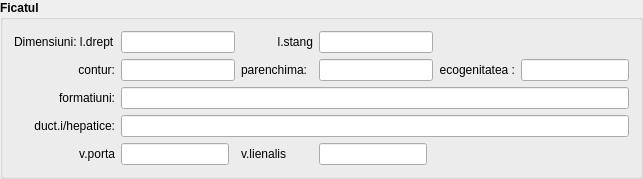
                <widget class="QGroupBox" name="groupBox">
                 <property name="sizePolicy">
                  <sizepolicy hsizetype="Preferred" vsizetype="Fixed">
                   <horstretch>0</horstretch>
                   <verstretch>0</verstretch>
                  </sizepolicy>
                 </property>
                 <property name="font">
                  <font>
                   <family>Segoe UI</family>
                   <bold>true</bold>
                  </font>
                 </property>
                 <property name="title">
                  <string>Ficatul</string>
                 </property>
                 <layout class="QGridLayout" name="gridLayout_3">
                  <item row="2" column="0">
                   <widget class="QLabel" name="label_9">
                    <property name="font">
                     <font>
                      <family>Segoe UI</family>
                      <bold>false</bold>
                     </font>
                    </property>
                    <property name="text">
                     <string>formatiuni:</string>
                    </property>
                    <property name="alignment">
                     <set>Qt::AlignRight|Qt::AlignTrailing|Qt::AlignVCenter</set>
                    </property>
                   </widget>
                  </item>
                  <item row="0" column="5" colspan="2">
                   <widget class="QLineEdit" name="liver_left">
                    <property name="font">
                     <font>
                      <family>Segoe UI</family>
                      <bold>false</bold>
                     </font>
                    </property>
                   </widget>
                  </item>
                  <item row="4" column="1">
                   <widget class="QLineEdit" name="liver_porta">
                    <property name="font">
                     <font>
                      <family>Segoe UI</family>
                      <bold>false</bold>
                     </font>
                    </property>
                   </widget>
                  </item>
                  <item row="1" column="0">
                   <widget class="QLabel" name="label_6">
                    <property name="font">
                     <font>
                      <family>Segoe UI</family>
                      <bold>false</bold>
                     </font>
                    </property>
                    <property name="text">
                     <string>contur:</string>
                    </property>
                    <property name="alignment">
                     <set>Qt::AlignRight|Qt::AlignTrailing|Qt::AlignVCenter</set>
                    </property>
                   </widget>
                  </item>
                  <item row="0" column="7" colspan="2">
                   <spacer name="horizontalSpacer_4">
                    <property name="orientation">
                     <enum>Qt::Horizontal</enum>
                    </property>
                    <property name="sizeHint" stdset="0">
                     <size>
                      <width>40</width>
                      <height>20</height>
                     </size>
                    </property>
                   </spacer>
                  </item>
                  <item row="1" column="5" colspan="2">
                   <widget class="QLineEdit" name="liver_parenchyma">
                    <property name="font">
                     <font>
                      <family>Segoe UI</family>
                      <bold>false</bold>
                     </font>
                    </property>
                   </widget>
                  </item>
                  <item row="0" column="3" colspan="2">
                   <widget class="QLabel" name="label_5">
                    <property name="font">
                     <font>
                      <family>Segoe UI</family>
                      <bold>false</bold>
                     </font>
                    </property>
                    <property name="text">
                     <string>l.stang</string>
                    </property>
                    <property name="alignment">
                     <set>Qt::AlignRight|Qt::AlignTrailing|Qt::AlignVCenter</set>
                    </property>
                   </widget>
                  </item>
                  <item row="4" column="3">
                   <widget class="QLabel" name="label_11">
                    <property name="font">
                     <font>
                      <family>Segoe UI</family>
                      <bold>false</bold>
                     </font>
                    </property>
                    <property name="text">
                     <string>v.lienalis</string>
                    </property>
                   </widget>
                  </item>
                  <item row="1" column="3">
                   <widget class="QLabel" name="label_7">
                    <property name="font">
                     <font>
                      <family>Segoe UI</family>
                      <bold>false</bold>
                     </font>
                    </property>
                    <property name="text">
                     <string>parenchima:</string>
                    </property>
                    <property name="alignment">
                     <set>Qt::AlignRight|Qt::AlignTrailing|Qt::AlignVCenter</set>
                    </property>
                   </widget>
                  </item>
                  <item row="3" column="0">
                   <widget class="QLabel" name="label_12">
                    <property name="font">
                     <font>
                      <family>Segoe UI</family>
                      <bold>false</bold>
                     </font>
                    </property>
                    <property name="text">
                     <string>duct.i/hepatice:</string>
                    </property>
                    <property name="alignment">
                     <set>Qt::AlignRight|Qt::AlignTrailing|Qt::AlignVCenter</set>
                    </property>
                   </widget>
                  </item>
                  <item row="0" column="1" colspan="2">
                   <widget class="QLineEdit" name="liver_right">
                    <property name="font">
                     <font>
                      <family>Segoe UI</family>
                      <bold>false</bold>
                     </font>
                    </property>
                   </widget>
                  </item>
                  <item row="4" column="0">
                   <widget class="QLabel" name="label_10">
                    <property name="font">
                     <font>
                      <family>Segoe UI</family>
                      <bold>false</bold>
                     </font>
                    </property>
                    <property name="text">
                     <string>v.porta</string>
                    </property>
                    <property name="alignment">
                     <set>Qt::AlignRight|Qt::AlignTrailing|Qt::AlignVCenter</set>
                    </property>
                   </widget>
                  </item>
                  <item row="1" column="1" colspan="2">
                   <widget class="QLineEdit" name="liver_contour">
                    <property name="font">
                     <font>
                      <family>Segoe UI</family>
                      <bold>false</bold>
                     </font>
                    </property>
                   </widget>
                  </item>
                  <item row="1" column="8">
                   <widget class="QLineEdit" name="liver_ecogenity">
                    <property name="font">
                     <font>
                      <family>Segoe UI</family>
                      <bold>false</bold>
                     </font>
                    </property>
                   </widget>
                  </item>
                  <item row="4" column="5">
                   <widget class="QLineEdit" name="liver_lienalis">
                    <property name="font">
                     <font>
                      <family>Segoe UI</family>
                      <bold>false</bold>
                     </font>
                    </property>
                   </widget>
                  </item>
                  <item row="3" column="1" colspan="8">
                   <widget class="QLineEdit" name="liver_duct_hepatic">
                    <property name="font">
                     <font>
                      <family>Segoe UI</family>
                      <bold>false</bold>
                     </font>
                    </property>
                   </widget>
                  </item>
                  <item row="2" column="1" colspan="8">
                   <widget class="LineEditCustom" name="liver_formations">
                    <property name="font">
                     <font>
                      <family>Segoe UI</family>
                      <bold>false</bold>
                     </font>
                    </property>
                   </widget>
                  </item>
                  <item row="1" column="7">
                   <widget class="QLabel" name="label_8">
                    <property name="font">
                     <font>
                      <family>Segoe UI</family>
                      <bold>false</bold>
                     </font>
                    </property>
                    <property name="text">
                     <string>ecogenitatea :</string>
                    </property>
                    <property name="alignment">
                     <set>Qt::AlignRight|Qt::AlignTrailing|Qt::AlignVCenter</set>
                    </property>
                   </widget>
                  </item>
                  <item row="0" column="0">
                   <widget class="QLabel" name="label_4">
                    <property name="font">
                     <font>
                      <family>Segoe UI</family>
                      <bold>false</bold>
                     </font>
                    </property>
                    <property name="text">
                     <string>Dimensiuni: l.drept</string>
                    </property>
                   </widget>
                  </item>
                 </layout>
                </widget>
